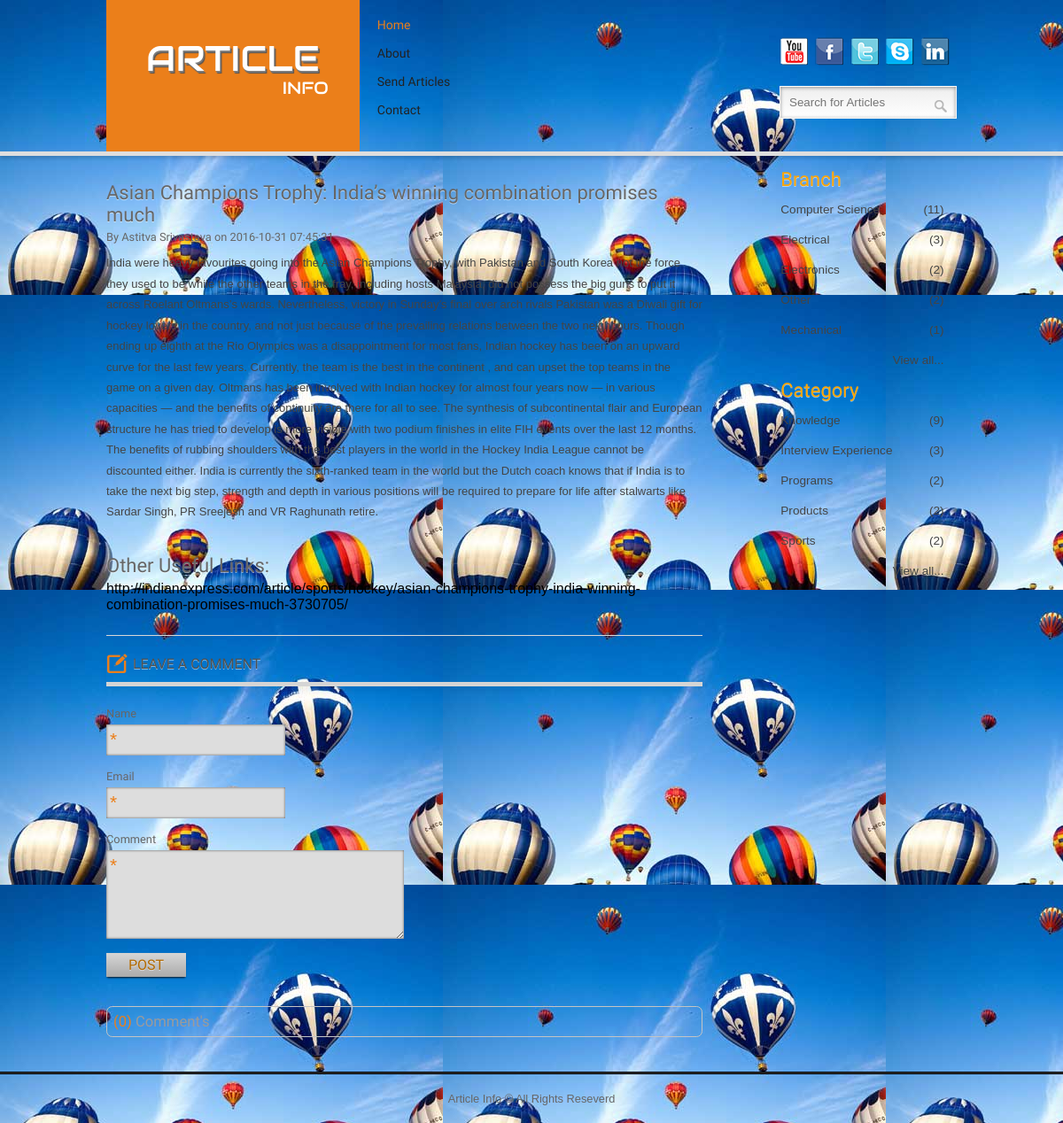
Page /article.php?fetch=20 on the committed database.
### tables this page shows
CREATE TABLE `posts` (
  `postid` int(11) NOT NULL,
  `branchid` int(11) NOT NULL,
  `kindid` int(11) NOT NULL,
  `topic` varchar(1000) NOT NULL,
  `shortinfo` varchar(5000) NOT NULL,
  `longinfo` text NOT NULL,
  `author` varchar(1000) NOT NULL,
  `links` text NOT NULL,
  `subtime` varchar(1000) NOT NULL,
  `keywords` text,
  `code_data` text NOT NULL,
  `visits` int(11) NOT NULL DEFAULT '0'
);

CREATE TABLE `branch_table` (
  `branchid` int(11) NOT NULL,
  `branch` varchar(200) NOT NULL,
  `counter` int(11) NOT NULL
);

CREATE TABLE `kind_table` (
  `kindid` int(11) NOT NULL,
  `kind` varchar(200) NOT NULL,
  `counter` int(11) NOT NULL
);

### article.php (the view, shortened to what this page needs)
<!DOCTYPE HTML>
<head>
<?php
	include("includes/header.php");
	include("includes/connection.php");
	$fetch=$_GET['fetch'];
	$query="SELECT `branchid`, `kindid`, `topic`, `longinfo`, `author`, `links`, `subtime`, `keywords`,`code_data` FROM `posts` WHERE postid=$fetch";
	$result=mysqli_query($connection,$query);
	$row=mysqli_fetch_row($result);
?>
<div class="wrap">
	<div class="main">
		<div class="content">
			<div class="box1">
   				 <h3><a href="article.php?fetch=<?php echo $fetch; ?>"><?php echo $row[2]; ?></a></h3>
    				<span>By <?php echo $row[4]."  on ".$row[6]; ?><span class="comments"></span></span>
				<div class="blog-data">
				    <p>
				    	<?php echo "$row[3]"; ?>
				    </p>
				    <div>
				    <?php
				    	if($row[5]!=''){
				    		echo "<br/><br/><h3>Other Useful Links:</h3>";
				    		echo $row[5];
				    	}
				    ?>
				    </div>
				</div>
		</div>
		<?php include("includes/commentform.php"); ?>
		<?php include("includes/postcomments.php"); ?>
	</div>
 </div>
<?php include("includes/sidebar.php"); ?>
</div>
</div>
			<?php include("includes/footer.php"); ?>
</body>
</html>

### includes/sidebar.php (shortened to what this page needs)
<div class="sidebar">
	<div class="sidebar_top">
   	 	<h3 style="color:orange;">Branch</h3>
		<div class="sidebar_top_list">
			 <ul>
			 	<?php
			 		$query="SELECT `branchid`, `branch`, `counter` FROM `branch_table` order by counter desc,branch";
			 		$result=mysqli_query($connection,$query);
			 		$rows=mysqli_num_rows($result);
			 		$count=5;
			 		while($row=mysqli_fetch_row($result) and $count>0){
			 			echo "<li><a href='index.php?branch=".$row[1]."'><span class='category-name'>$row[1]</span> <span class='count'>($row[2])</span><div class='clear'></div></a></li>";
			 			$count--;
			 		}
			 		if($rows>5)
			 			echo "<li style='float:right'><a href='departments.php'><span class='category-name'>View all...</span> </a></li><br/>";
			 	?>
			</ul>
		</div>
	</div>
	<div class="latest_comments">
		<h3 style="color:orange;">Category</h3>
		<div class="sidebar_top_list">
			<ul>
			 	<?php
			 		$query="SELECT `kindid`, `kind`, `counter` FROM `kind_table` WHERE 1 order by counter desc limit 10";
			 		$result=mysqli_query($connection,$query);
			 		$rows=mysqli_num_rows($result);
			 		$count=5;
			 		while($row=mysqli_fetch_row($result) and $count>0){
			 			echo "<li><a href='index.php?kind=".$row[1]."'><span class='category-name'>$row[1]</span> <span class='count'>($row[2])</span><div class='clear'></div></a></li>";
			 			$count--;
			 		}
			 		if($rows>5)
			 			echo "<li style='float:right'><a href='categories.php'><span class='category-name'>View all...</span> </a></li><br/>";
			 	?>
			</ul>
		</div>
	</div>
</div>

### css/style.css (style rules this page uses)
html,body,div,span,applet,object,iframe,h1,h2,h3,h4,h5,h6,p,blockquote,pre,a,abbr,acronym,address,big,cite,code,del,dfn,em,img,ins,kbd,q,s,samp,small,strike,strong,sub,sup,tt,var,b,u,i,dl,dt,dd,ol,nav ul,nav li,fieldset,form,label,legend,table,caption,tbody,tfoot,thead,tr,th,td,article,aside,canvas,details,embed,figure,figcaption,footer,header,hgroup,menu,nav,output,ruby,section,summary,time,mark,audio,video { margin:0;padding:0;border:0;font-size:100%;font:inherit;vertical-align:baseline; }
ol,ul { list-style:none;margin:0;padding:0; }
a { text-decoration:none; }
body { font-family:Arial, Helvetica, sans-serif; background:url(images/body-bg3.png); }
.wrap { width:80%; margin:0 auto; }
.main h3 { font-size:22px; color:#666; padding-bottom:5px; font-family: 'Monda', sans-serif; text-shadow : 0 1px 0 rgba(255, 255, 255, 0.5); }
.content { float:left; width: 70.1%; padding: 1.5% 0; }
.content h3 a { font-size:22px; color:#666; padding-bottom:5px; font-family: 'Monda', sans-serif; }
.box1 span { font-size:13px; color:#666; font-size:0.8em; font-family: 'Monda', sans-serif; display:block; }
.box1 span.comments { font-size:7px; font-size:1em; padding-left:10px; cursor:pointer; display:inline; }
.box1 { border-bottom:1px solid #D8D8D8; padding:15px 0; }
.box1 p { font-size:0.8125em; line-height:1.8em; color:#444; }
.sidebar { float:right; width: 22.2%; padding: 1.5%; margin:0% 0 0% 1.6%; }
.sidebar_top_list li a { font-size:0.85em; color:#444; line-height:2.5em; border-bottom:1px solid #f6f6f6; }
.sidebar_top_list li a span.category-name { float:left; }
.sidebar_top_list li a span.count { float:right; }
.latest_comments { padding-top:20px; }
.comments { padding:10px 0; }
.blog-data { width:100%; padding: 1.5% 0; }
.blog-data p { font-size:0.8125em; line-height:1.8em; color:#444; }

### article.php (style rules this page uses)
* { -webkit-box-sizing: border-box; -moz-box-sizing: border-box; box-sizing: border-box; }

### rows in the picture
posts: topic "Asian Champions Trophy: India’s winning combination promises much", author "Astitva Srivastava", subtime "2016-10-31 07:45:31", longinfo "India were heavy favourites going into the Asian Champions Trophy, with Pakistan and South Korea not the force they used to be while the other teams in the fray, including hosts Malaysia, did not possess the big guns to put it across Roelant Oltmans’s wards. Nevertheless, victory in Sunday’s final over arch rivals Pakistan was a Diwali gift for hockey lovers in the country, and not just because of the prevailing relations between the two neighbours. Though ending up eighth at the Rio Olympics was a disappointment for most fans, Indian hockey has been on an upward curve for the last few years. Currently, the team is the best in the continent , and can upset the top teams in the game on a…", links "http://indianexpress.com/article/sports/hockey/asian-champions-trophy-india-winning-combination-promises-much-3730705/"
branch_table: branch "Computer Science", counter "11"
branch_table: branch "Electrical", counter "3"
branch_table: branch "Electronics", counter "2"
branch_table: branch "Other", counter "2"
kind_table: kind "Knowledge", counter "9"
kind_table: kind "Interview Experience", counter "3"
kind_table: kind "Programs", counter "2"
kind_table: kind "Products", counter "2"
kind_table: kind "Sports", counter "2"

### other values in the picture
$number "0"
